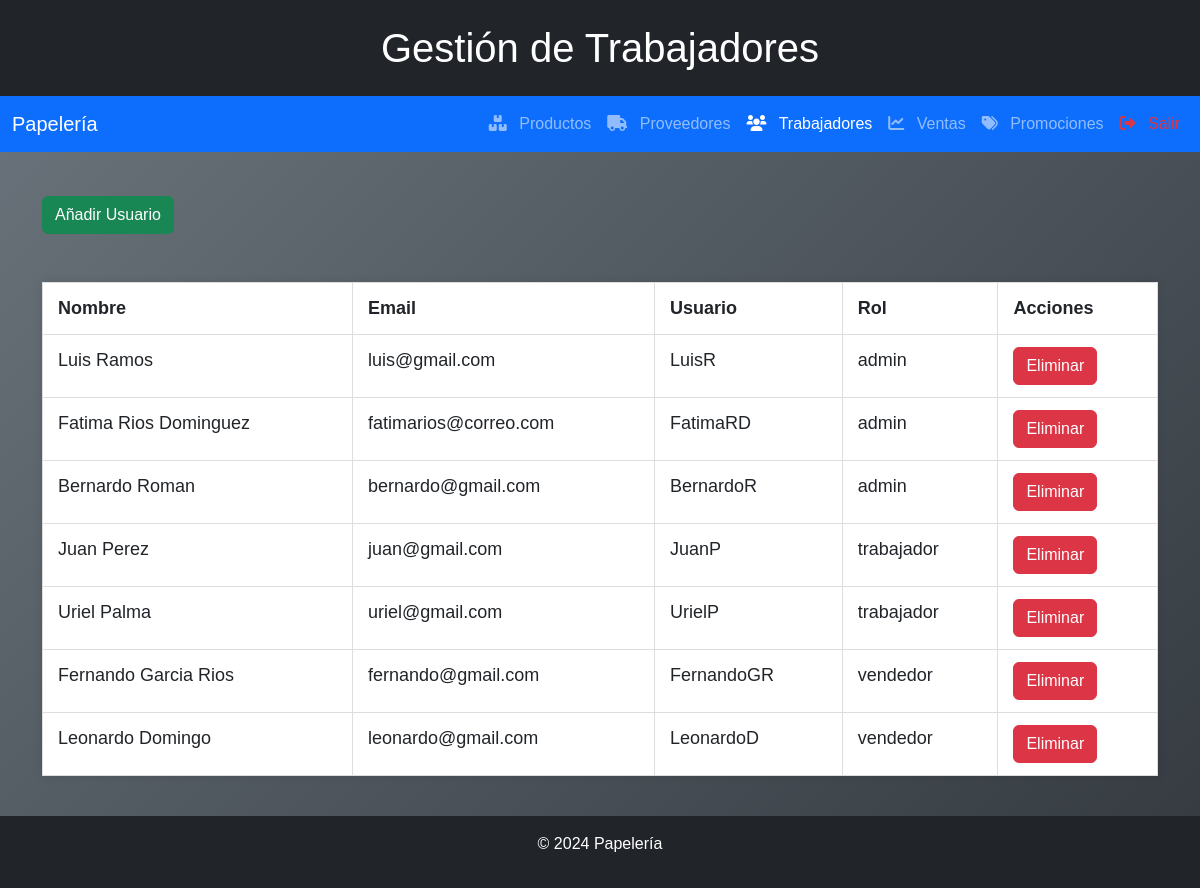
/gestiontrabajadores.php, run on the app's committed database.
### tables this page shows
CREATE TABLE `usuarios` (
  `id_usuario` int(11) NOT NULL,
  `nombre` varchar(255) NOT NULL,
  `email` varchar(255) NOT NULL,
  `usuario` varchar(255) NOT NULL,
  `password_hash` varchar(255) NOT NULL,
  `id_rol` int(11) DEFAULT NULL,
  `fecha_registro` datetime DEFAULT current_timestamp(),
  `estado` enum('activo','inactivo') DEFAULT 'activo'
);

CREATE TABLE `roles` (
  `id_rol` int(11) NOT NULL,
  `nombre` varchar(50) NOT NULL,
  `descripcion` text DEFAULT NULL
);

### gestiontrabajadores.php (the view, shortened to what this page needs)
<?php
include 'conexion.php';
$sql = "SELECT u.id_usuario, u.nombre, u.email, u.usuario, r.nombre AS rol
        FROM usuarios u
        JOIN roles r ON u.id_rol = r.id_rol";
$result = $conn->query($sql);
$usuarios = [];
if ($result->num_rows > 0) {
    while ($row = $result->fetch_assoc()) {
        $usuarios[] = $row;
    }
}
?>
<!DOCTYPE html>
<html lang="es">
<head>
    <link rel="stylesheet" href="https://cdn.jsdelivr.net/npm/bootstrap@5.3.0/dist/css/bootstrap.min.css">
    <link rel="stylesheet" href="https://cdnjs.cloudflare.com/ajax/libs/font-awesome/6.0.0-beta3/css/all.min.css">
    <link rel="stylesheet" href="styles.css">
</head>
<body>
    <header class="bg-dark text-white text-center py-4">
        <h1>Gestión de Trabajadores</h1>
    </header>
    <nav class="navbar navbar-expand-lg navbar-dark bg-primary">
        <div class="container-fluid">
            <a class="navbar-brand" href="administrador.php">Papelería</a>
            <div class="collapse navbar-collapse" id="navbarNav">
                <ul class="navbar-nav ms-auto">
                    <li class="nav-item"><a class="nav-link" href="gestionproductos.php"><i class="fas fa-boxes"></i> Productos</a></li>
                    <li class="nav-item"><a class="nav-link" href="gestionproveedores.php"><i class="fas fa-truck"></i> Proveedores</a></li>
                    <li class="nav-item"><a class="nav-link active" href="gestiontrabajadores.php"><i class="fas fa-users"></i> Trabajadores</a></li>
                    <li class="nav-item"><a class="nav-link" href="gestioncajas.php"><i class="fas fa-chart-line"></i> Ventas</a></li>
                    <li class="nav-item"><a class="nav-link" href="gestionpromociones.php"><i class="fas fa-tags"></i> Promociones</a></li>
                    <li class="nav-item"><a class="nav-link text-danger" href="logout.php"><i class="fas fa-sign-out-alt"></i> Salir</a></li>
                </ul>
            </div>
        </div>
    </nav>
    <main class="container mt-4">
        <button class="btn btn-success" onclick="mostrarFormulario()">Añadir Usuario</button>
        <br><br>
        <table class="table table-bordered mt-4">
            <thead>
                <tr>
                    <th>Nombre</th>
                    <th>Email</th>
                    <th>Usuario</th>
                    <th>Rol</th>
                    <th>Acciones</th>
                </tr>
            </thead>
            <tbody id="tabla-usuarios">
                <?php foreach ($usuarios as $usuario): ?>
                    <tr data-id="<?php echo $usuario['id_usuario']; ?>">
                        <td><?php echo htmlspecialchars($usuario['nombre']); ?></td>
                        <td><?php echo htmlspecialchars($usuario['email']); ?></td>
                        <td><?php echo htmlspecialchars($usuario['usuario']); ?></td>
                        <td><?php echo htmlspecialchars($usuario['rol']); ?></td>
                        <td><button class="btn btn-danger" onclick="eliminarUsuario(this)">Eliminar</button></td>
                    </tr>
                <?php endforeach; ?>
            </tbody>
        </table>
    </main>
    <footer class="bg-dark text-white text-center py-3">
        <p>&copy; 2024 Papelería</p>
    </footer>
</body>
</html>

### styles.css (style rules this page uses)
html, body { height: 100%; margin: 0; padding: 0; font-family: Arial, sans-serif; background: linear-gradient(135deg, #6c757d, #343a40); background-size: cover; display: flex; flex-direction: column; }
header { background-color: #4CAF50; color: white; text-align: center; padding: 1em; }
h1, h3 { margin: 0; }
p { text-align: center; }
.table { width: 100%; border-collapse: collapse; margin: 20px 0; font-size: 18px; text-align: left; background-color: white; box-shadow: 0 0 10px rgba(0, 0, 0, 0.1); }
.table th, .table td { padding: 12px 15px; border: 1px solid #ddd; }
.table thead { background-color: #4CAF50; color: white; }
.table tbody tr:nth-child(even) { background-color: #f2f2f2; }
main { padding: 20px; flex: 1; }
footer { text-align: center; padding: 1em; background-color: #4CAF50; color: white; position: relative; width: 100%; bottom: 0; margin-top: auto; }
.fas { margin-right: 8px; }

### gestiontrabajadores.php (style rules this page uses)
html, body { height: 100%; margin: 0; display: flex; flex-direction: column; }
.container { flex: 1; }
footer { margin-top: auto; }

### data on the page
usuarios: nombre "Luis Ramos", email "luis@gmail.com", usuario "LuisR", id_rol.nombre "admin"
usuarios: nombre "Fatima Rios Dominguez", email "fatimarios@correo.com", usuario "FatimaRD", id_rol.nombre "admin"
usuarios: nombre "Bernardo Roman", email "bernardo@gmail.com", usuario "BernardoR", id_rol.nombre "admin"
usuarios: nombre "Juan Perez", email "juan@gmail.com", usuario "JuanP", id_rol.nombre "trabajador"
usuarios: nombre "Uriel Palma", email "uriel@gmail.com", usuario "UrielP", id_rol.nombre "trabajador"
usuarios: nombre "Fernando Garcia Rios", email "fernando@gmail.com", usuario "FernandoGR", id_rol.nombre "vendedor"
usuarios: nombre "Leonardo Domingo", email "leonardo@gmail.com", usuario "LeonardoD", id_rol.nombre "vendedor"
